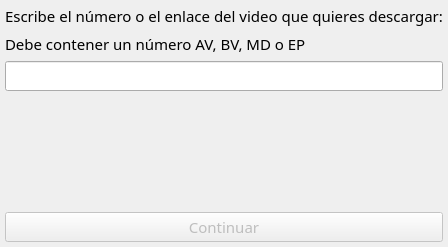
<?xml version="1.0" encoding="UTF-8"?>
<ui version="4.0">
 <class>InputSetupWidget</class>
 <widget class="QWidget" name="InputSetupWidget">
  <property name="geometry">
   <rect>
    <x>0</x>
    <y>0</y>
    <width>355</width>
    <height>247</height>
   </rect>
  </property>
  <property name="font">
   <font>
    <family>HarmonyOS Sans SC</family>
    <pointsize>11</pointsize>
   </font>
  </property>
  <property name="windowTitle">
   <string>Form</string>
  </property>
  <layout class="QVBoxLayout" name="verticalLayout">
   <property name="leftMargin">
    <number>5</number>
   </property>
   <property name="topMargin">
    <number>5</number>
   </property>
   <property name="rightMargin">
    <number>5</number>
   </property>
   <property name="bottomMargin">
    <number>5</number>
   </property>
   <item>
    <widget class="QLabel" name="label">
     <property name="text">
      <string>Escribe el número o el enlace del video que quieres descargar:</string>
     </property>
    </widget>
   </item>
   <item>
    <widget class="QLabel" name="label_2">
     <property name="text">
      <string>Debe contener un número AV, BV, MD o EP</string>
     </property>
    </widget>
   </item>
   <item>
    <widget class="QLineEdit" name="line_input">
     <property name="styleSheet">
      <string notr="true">font: 11pt &quot;HarmonyOS Sans SC&quot;;</string>
     </property>
    </widget>
   </item>
   <item>
    <widget class="QLabel" name="label_hint">
     <property name="text">
      <string/>
     </property>
     <property name="alignment">
      <set>Qt::AlignCenter</set>
     </property>
    </widget>
   </item>
   <item>
    <spacer name="verticalSpacer">
     <property name="orientation">
      <enum>Qt::Vertical</enum>
     </property>
     <property name="sizeHint" stdset="0">
      <size>
       <width>20</width>
       <height>40</height>
      </size>
     </property>
    </spacer>
   </item>
   <item>
    <widget class="QPushButton" name="button_next">
     <property name="enabled">
      <bool>false</bool>
     </property>
     <property name="text">
      <string>Continuar</string>
     </property>
    </widget>
   </item>
  </layout>
 </widget>
 <resources/>
 <connections/>
</ui>
